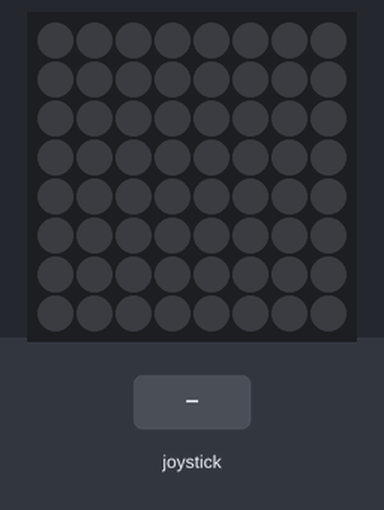
Bench run of a program on a simulated Raspberry Pi (BCM pin numbers) with a Sense HAT. Shown: the Sense HAT's 8×8 RGB LED matrix. The inputs (shaded band) are chosen by the test bench. The clock reads 2024-03-15 10:24:30 at power-on unless the program sets it; the 64×8 strip is a reading aid, not a part: it shows the text the matrix is scrolling, unrolled, one strip-width of it at a time.

Above: at 1.2 s.
1.3 s: joystick clicked
At 1.45 s:
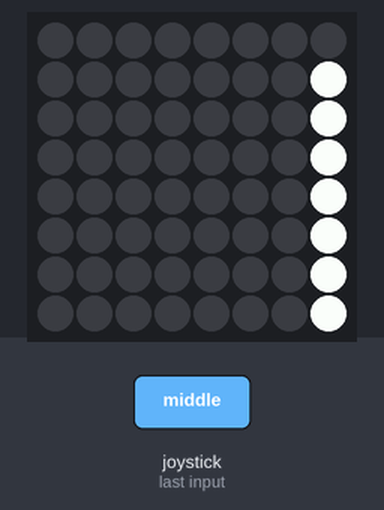
At 22.9 s:
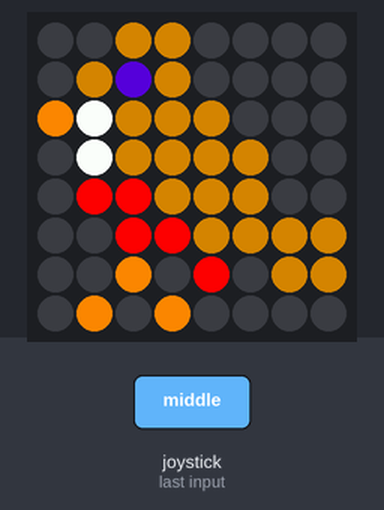

Measured:
- after the input at 1.3 s, the LEDs: change after 0.10 s (image 1)

The program:

chickenstrips.py
```python
from sense_hat import SenseHat
from time import sleep, strftime
from time import strftime


sense = SenseHat()
red = (255, 0, 0)
green = (0, 255, 0)


event = sense.stick.wait_for_event()
if event.action == "pressed" and event.direction == "middle":
  day = int(strftime("%d"))
  month = strftime("%B")

# ------------------------------------------------
# DATA
# ------------------------------------------------

# Colours
colours = {

  'r' : [255, 0, 0],
  'o' : [247, 131, 16],
  'y' : [255, 255, 0],
  'g' : [0, 255, 0],
  'b' : [0, 0, 255],
  'i' : [63, 15, 145],
  'v' : [42, 26, 62],
  'n' : [135, 80, 22],
  'w' : [255, 255, 255],
  'e' : [0, 0, 0]  # e stands for empty/black

}

with open("pictures.txt", "r") as f:
    all_pics = f.readlines()
door = all_pics[0]
# ------------------------------------------------
# FUNCTIONS
# ----------------------------------------------


def display_pic(pic_string):

  # Get rid of newline and split the line into a list
  pic_string = pic_string.strip("\n")
  pic_string = pic_string.split(",")

  # Look up each letter in the dictionary of colours and add it to the list
  pic_list = []
  for letter in pic_string:
      pic_list.append(colours[letter])

  # Display the pixel colours from the file
  sense.set_pixels(pic_list)


# ------------------------------------------------
# ------------------------------------------------
sense.clear()
display_pic(door)
sense.show_message( str(month) )

if month == "December" and day < 15:
    sense.show_message(str(day))    # Convert day to a string
    sense.show_message("Almost Christmas!!", text_colour = red)
    display_pic(all_pics[day])
    sleep(5)

else:
    sense.show_message(str(day))
    sense.show_message("SOOO CLOSE TO CHRISTMAS!!", text_colour = green)
    display_pic(all_pics[day])
    sleep(5)

if month == "December" and day == 25:
  sense.show_message("IT'S CHRISTMAS", text_colour = red)
  display_pic(all_pics[day])
  sleep(5)
```
